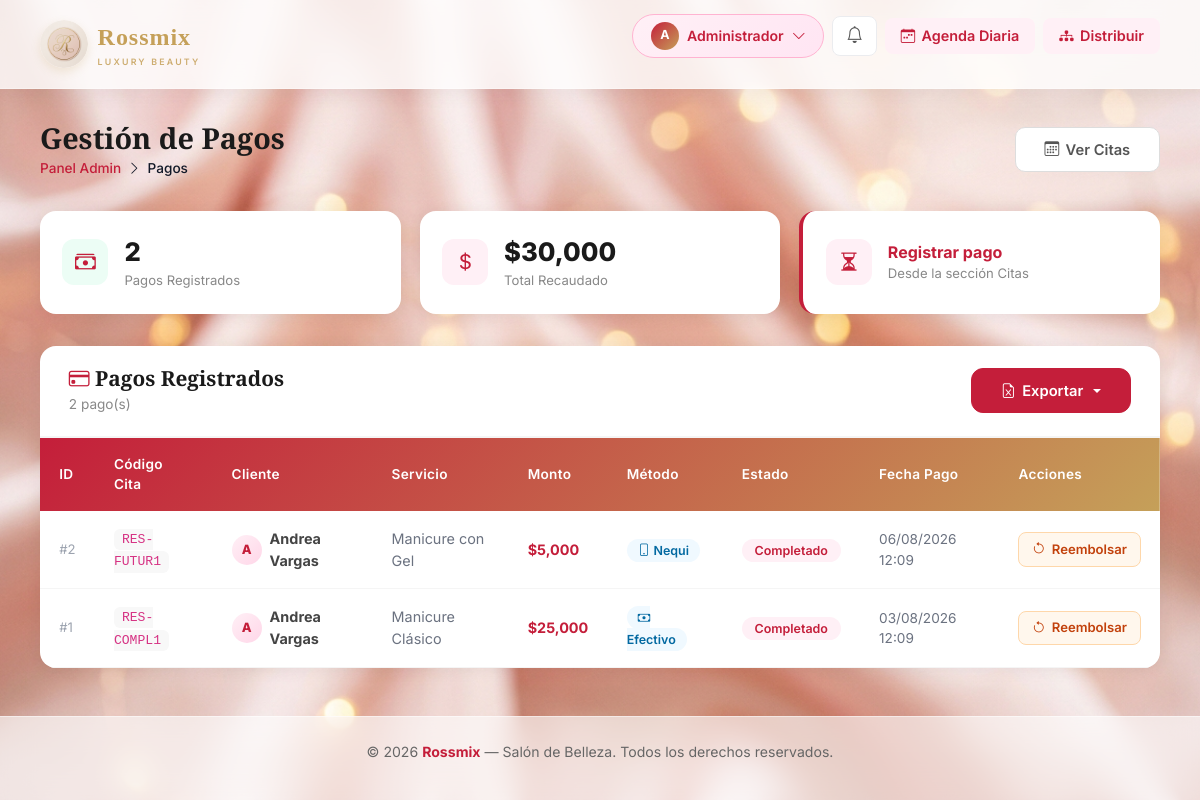
The app's page /admin/pagos (signed in), older data.
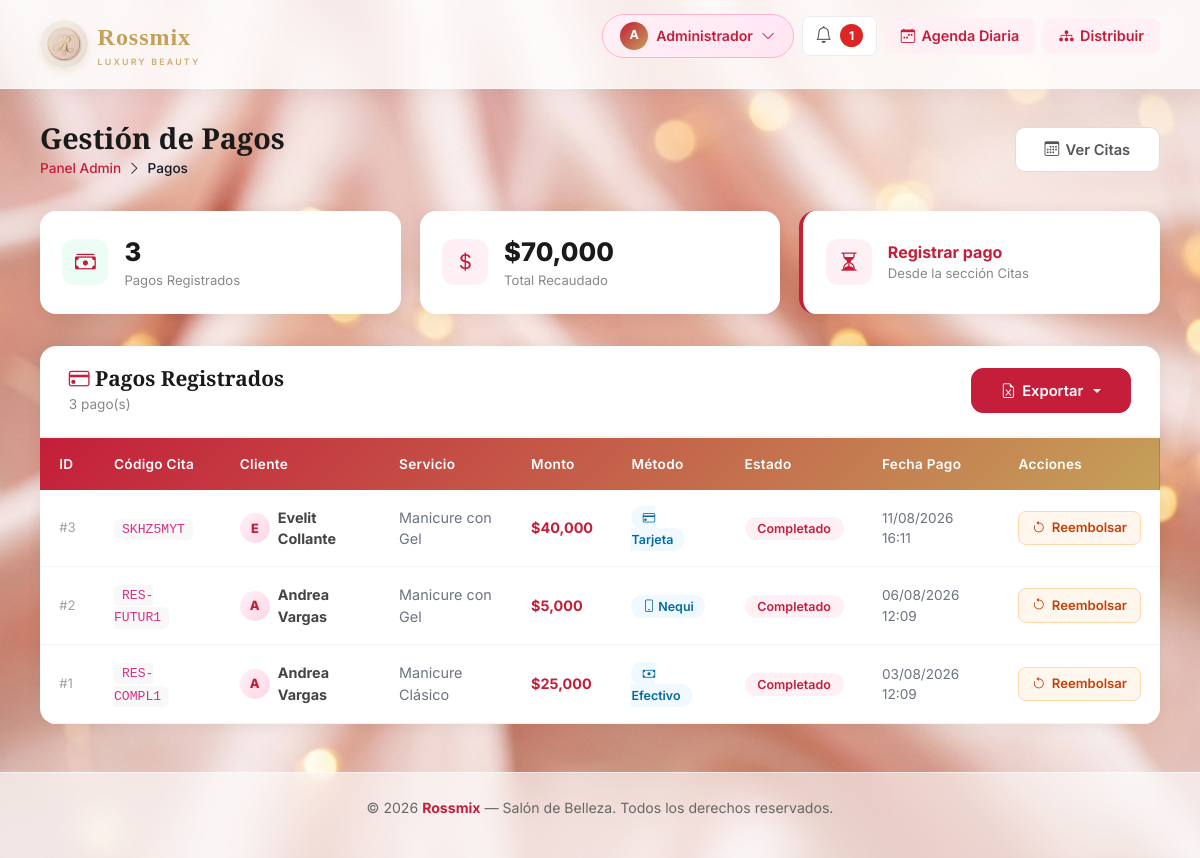
The same page, newer data.
### app/models/pago.py (models this page shows, shortened)
class Pago(db.Model):
    __tablename__ = 'pagos'
    id_pago = db.Column(db.Integer, primary_key=True)
    id_cita = db.Column(db.Integer, db.ForeignKey('citas.id_cita', ondelete='CASCADE'),
                        nullable=False, unique=True)
    monto = db.Column(db.Numeric(10, 2), nullable=False)
    metodo_pago = db.Column(
        db.Enum(
            'efectivo',
            'tarjeta',
            'transferencia',
            'nequi',
            'daviplata',
            name='metodo_pago_enum',
            create_type=False,   # el tipo ya existe en PostgreSQL (creado por Rossmix.sql)
        ),
        nullable=False,
        default='efectivo',
    )
    estado_pago = db.Column(db.String(20), nullable=False, default='completado')
    referencia = db.Column(db.String(100))
    fecha_pago = db.Column(db.DateTime, default=datetime.now)
    notas = db.Column(db.Text)

### app/models/cita.py (models this page shows, shortened)
class Cita(db.Model):
    __tablename__ = 'citas'
    id_cita = db.Column(db.Integer, primary_key=True)
    id_cliente = db.Column(db.Integer, db.ForeignKey('usuario.id', ondelete='CASCADE'), nullable=False)
    id_empleado = db.Column(db.Integer, db.ForeignKey('empleados.id_empleado', ondelete='SET NULL'))
    id_servicio = db.Column(db.Integer, db.ForeignKey('servicios.id_servicio', ondelete='RESTRICT'), nullable=False)
    fecha_hora_inicio = db.Column(db.DateTime, nullable=False)
    fecha_hora_fin = db.Column(db.DateTime, nullable=False)
    monto_total = db.Column(db.Numeric(10, 2))
    monto_abono = db.Column(db.Numeric(10, 2), default=5000)
    saldo_pendiente = db.Column(db.Numeric(10, 2))
    estado            = db.Column(
        db.Enum(
            'pendiente_pago', 'confirmada', 'en_atencion',
            'completada', 'cancelada', 'no_asistio',
            name='estado_cita_enum', create_type=False,
        ),
        nullable=False, default='pendiente_pago', index=True,
    )
    fecha_hora_inicio = db.Column(db.DateTime, nullable=False, index=True)
    fecha_hora_fin    = db.Column(db.DateTime, nullable=False)
    reembolsado = db.Column(db.Boolean, default=False)
    codigo_reserva = db.Column(db.String(20), unique=True)
    token_gestion = db.Column(db.String(32), unique=True)  # Token URL-safe para link de gestión/reprogramación
    notas = db.Column(db.Text)
    fecha_creacion = db.Column(db.DateTime, default=datetime.now)
    pago = db.relationship('Pago', backref='cita', uselist=False, lazy=True)

### app/models/usuario.py (models this page shows, shortened)
class Usuario(db.Model):
    __tablename__ = 'usuario'
    __table_args__ = (
        CheckConstraint("telefono ~ '^[0-9]{10}$'", name='ck_usuario_telefono_10_digitos'),
    )
    id = db.Column(db.Integer, primary_key=True)
    nombre = db.Column(db.String(100), nullable=False)
    email = db.Column(db.String(150), unique=True, nullable=False)
    telefono = db.Column(db.String(10), nullable=False)
    password = db.Column(db.String(200), nullable=False)
    tipo_usuario   = db.Column(db.String(20), nullable=False, index=True)
    fecha_registro = db.Column(db.DateTime, default=datetime.now)
    activo         = db.Column(db.Boolean, default=True)
    id_empleado = db.Column(db.Integer, db.ForeignKey('empleados.id_empleado', ondelete='SET NULL'), nullable=True)
    empleado_vinculado = db.relationship('Empleado', foreign_keys=[id_empleado], backref='usuario_cuenta', uselist=False)
    citas = db.relationship('Cita', backref='cliente', lazy=True, foreign_keys='Cita.id_cliente')
    notificaciones = db.relationship('Notificacion', backref='usuario', lazy=True)

### app/models/servicio.py (models this page shows, shortened)
class Servicio(db.Model):
    __tablename__ = 'servicios'
    id_servicio = db.Column(db.Integer, primary_key=True)
    nombre_servicio = db.Column(db.String(100), nullable=False)
    descripcion = db.Column(db.Text)
    precio_total = db.Column(db.Numeric(10, 2), nullable=False)
    duracion_minutos = db.Column(db.Integer, nullable=False)
    activo = db.Column(db.Boolean, default=True)
    citas = db.relationship('Cita', backref='servicio', lazy=True)
    empleados = db.relationship('Empleado', secondary='empleado_servicios', backref='servicios')

### app/views/admin/pagos.py (the view)
@admin_bp.route('/pagos')
@admin_required
def pagos():
    lista_pagos = db.session.query(Pago, Cita, Usuario, Servicio)\
        .join(Cita, Pago.id_cita == Cita.id_cita)\
        .join(Usuario, Cita.id_cliente == Usuario.id)\
        .join(Servicio, Cita.id_servicio == Servicio.id_servicio)\
        .order_by(Pago.fecha_pago.desc()).all()
    return render_template('admin/pagos.html', pagos=lista_pagos)

### app/templates/admin/pagos.html (shortened to what the changed rows need)
{% extends 'base.html' %}
{% block content %}
<div class="page-header">
    <div>
        <h1>Gestión de Pagos</h1>
    </div>
</div>
<div style="display:grid;grid-template-columns:repeat(auto-fit,minmax(220px,1fr));gap:1.2rem;margin-bottom:2rem;">
    <div class="r-card" style="padding:1.4rem;display:flex;align-items:center;gap:1rem;">
        <div>
            <div style="font-size:1.6rem;font-weight:800;color:#1a1a1a;">{{ pagos|length }}</div>
            <div style="font-size:0.82rem;color:#888;">Pagos Registrados</div>
        </div>
    </div>
    <div class="r-card" style="padding:1.4rem;display:flex;align-items:center;gap:1rem;">
        <div>
            {% set ns = namespace(total=0) %}
            {% for pago, cita, usuario, servicio in pagos %}
                {% set ns.total = ns.total + pago.monto %}
            {% endfor %}
            <div style="font-size:1.6rem;font-weight:800;color:#1a1a1a;">${{ "{:,.0f}".format(ns.total) }}</div>
            <div style="font-size:0.82rem;color:#888;">Total Recaudado</div>
        </div>
    </div>
</div>
<div class="r-card">
    <div class="r-card-header d-flex justify-content-between align-items-center">
        <div>
            <h2><i class="bi bi-credit-card" style="color:#c41e3a;"></i> Pagos Registrados</h2>
            <span style="font-size:0.85rem;color:#888;">{{ pagos|length }} pago(s)</span>
        </div>
    </div>
    {% if pagos %}
    <div style="overflow-x:auto;">
        <table class="r-table">
            <thead>
                <tr>
                    <th>ID</th><th>Código Cita</th><th>Cliente</th><th>Servicio</th>
                    <th>Monto</th><th>Método</th><th>Estado</th><th>Fecha Pago</th><th>Acciones</th>
                </tr>
            </thead>
            <tbody>
                {% for pago, cita, usuario, servicio in pagos %}
                <tr id="pago-{{ pago.id_pago }}">
                    <td style="color:#9ca3af;font-size:0.82rem;">#{{ pago.id_pago }}</td>
                    <td>
                        <code style="background:#f8f8f8;padding:0.2rem 0.5rem;border-radius:6px;font-size:0.82rem;">
                            {{ cita.codigo_reserva or '—' }}
                        </code>
                    </td>
                    <td>
                        <div style="display:flex;align-items:center;gap:0.5rem;">
                            <div style="width:30px;height:30px;border-radius:50%;
                                        background:linear-gradient(135deg,#fff0f6,#ffd6e8);
                                        color:#c41e3a;display:flex;align-items:center;
                                        justify-content:center;font-weight:800;font-size:0.8rem;flex-shrink:0;">
                                {{ usuario.nombre[0].upper() }}
                            </div>
                            <strong>{{ usuario.nombre }}</strong>
                        </div>
                    </td>
                    <td style="color:#6b7280;">{{ servicio.nombre_servicio }}</td>
                    <td><strong style="color:#c41e3a;">${{ "{:,.0f}".format(pago.monto) }}</strong></td>
                    <td>
                        <span style="background:#f0f9ff;color:#0369a1;padding:0.25rem 0.7rem;
                                     border-radius:20px;font-size:0.78rem;font-weight:600;text-transform:capitalize;">
                            {% if pago.metodo_pago == 'efectivo' %}<i class="bi bi-cash"></i>
                            {% elif pago.metodo_pago == 'tarjeta' %}<i class="bi bi-credit-card"></i>
                            {% elif pago.metodo_pago == 'transferencia' %}<i class="bi bi-bank"></i>
                            {% else %}<i class="bi bi-phone"></i>{% endif %}
                            {{ pago.metodo_pago }}
                        </span>
                    </td>
                    <td>
                        {% if pago.estado_pago == 'completado' %}
                            <span class="badge-active">Completado</span>
                        {% elif pago.estado_pago == 'reembolsado' %}
                            <span class="badge-inactive">Reembolsado</span>
                        {% else %}
                            <span style="background:#fef9c3;color:#854d0e;padding:0.25rem 0.7rem;border-radius:20px;font-size:0.78rem;font-weight:600;">Pendiente</span>
                        {% endif %}
                    </td>
                    <td style="color:#6b7280;font-size:0.85rem;">
                        {{ pago.fecha_pago.strftime('%d/%m/%Y %H:%M') if pago.fecha_pago else '—' }}
                    </td>
                    <td>
                        <button onclick="confirmarReembolso({{ pago.id_pago }}, '{{ usuario.nombre }}', {{ pago.monto }})"
                                style="background:#fff7ed;color:#c2410c;border:1.5px solid #fed7aa;
                                       padding:0.4rem 0.8rem;border-radius:8px;font-size:0.82rem;
                                       font-weight:600;cursor:pointer;transition:all 0.2s;
                                       display:flex;align-items:center;gap:0.4rem;"
                                onmouseover="this.style.background='#ffedd5'"
                                onmouseout="this.style.background='#fff7ed'"
                                title="Procesar Reembolso">
                            <i class="bi bi-arrow-counterclockwise"></i> Reembolsar
                        </button>
                    </td>
                </tr>
                {% endfor %}
            </tbody>
        </table>
    </div>
    {% endif %}
</div>
{% endblock %}

### app/templates/base.html (shortened to what this page needs)
<!DOCTYPE html>
<html lang="es">
<head>
    <link rel="stylesheet" href="https://cdn.jsdelivr.net/npm/bootstrap-icons@1.11.3/font/bootstrap-icons.min.css">
    <link rel="stylesheet" href="https://cdn.jsdelivr.net/npm/bootstrap@5.3.2/dist/css/bootstrap.min.css">
    <link rel="stylesheet" href="{{ url_for('static', filename='style.css', v='20260818-2') }}">
</head>
<body>
<nav>
    <div class="nav-inner">
        <a href="{{ url_for('main.index') }}" class="logo">
            <img src="{{ url_for('static', filename='images/logo_rossmix_r.png') }}" alt="Rossmix Luxury Beauty">
            <span class="logo-text">Rossmix<small>Luxury Beauty</small></span>
        </a>
        <ul>
            {% if session.usuario_id and request.endpoint != 'main.index' %}
                <li class="profile-dropdown-wrap">
                    <a href="#" class="profile-btn" id="profileBtn">
                        <span class="avatar">{{ session.nombre[0]|upper }}</span>
                        {{ session.nombre|title }}
                        <i class="bi bi-chevron-down icon-small"></i>
                    </a>
                </li>
                <li class="nav-item-notif">
                    <a href="#" id="btnNotifs" title="Notificaciones" class="notif-button">
                        <i class="bi bi-bell icon-bell"></i>
                        {% if notificaciones_unread and notificaciones_unread > 0 %}
                            <span class="notif-count">{{ notificaciones_unread }}</span>
                        {% endif %}
                    </a>
                </li>
                {% if session.tipo_usuario == 'admin' %}
                    <li>
                        <a href="{{ url_for('admin.agenda_diaria') }}" class="nav-chip blue">
                            <i class="bi bi-calendar-week"></i> Agenda Diaria
                        </a>
                    </li>
                    <li>
                        <a href="{{ url_for('admin.citas_distribucion') }}" class="nav-chip purple">
                            <i class="bi bi-diagram-3-fill"></i> Distribuir
                        </a>
                    </li>
                {% elif session.tipo_usuario == 'especialista' %}
                    <li>
                        <a href="{{ url_for('especialista.citas_disponibles') }}" class="nav-chip pink">
                            <i class="bi bi-lightning-fill"></i> Disponibles
                        </a>
                    </li>
                {% else %}
                    <li><a href="{{ url_for('citas.agendar_paso1') }}" class="nav-chip pink"><i class="bi bi-plus-circle"></i> Agendar</a></li>
                {% endif %}
            {% else %}
                <li><a href="{{ url_for('main.index') }}">Inicio</a></li>
                <li><a href="{{ url_for('auth.login') }}">Iniciar Sesión</a></li>
                <li><a href="{{ url_for('auth.registro') }}" class="nav-chip pink">Registrarse</a></li>
            {% endif %}
        </ul>
    </div>
</nav>
<div class="page-wrap">
    {% block content %}{% endblock %}
</div>
<footer>
    <div class="footer-inner">
        <p>&copy; 2026 <strong>Rossmix</strong> — Salón de Belleza. Todos los derechos reservados.</p>
    </div>
</footer>
</body>
</html>

Row changes from the older to the newer data that the page shows:
added Pago: id_pago "3", codigo_reserva "SKHZ5MYT", nombre "E", nombre "Evelit Collante", nombre_servicio "Manicure con Gel", monto "40,000", metodo_pago "Tarjeta", estado_pago "Completado", fecha_pago "11/08/2026 16:11"
Text that changed along with them:
{{ notificaciones_unread }}: (not shown) → "1"
{{ pagos|length }}: "2" → "3"
{{ "{:,.0f}".format(ns.total) }}: "30,000" → "70,000"
